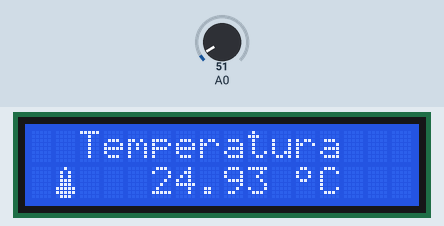
Bench run of a sketch on a simulated Arduino Uno, built with avr-gcc and run on an emulated ATmega328P. On the bench: 16×2 character LCD. The test bench sets the inputs (shaded band); at power-on: A0 = 51. What the sketch prints to the serial monitor is not drawn.

Above: at 1.2 s.
1.3 s: A0 set to 61
At 2.6 s:
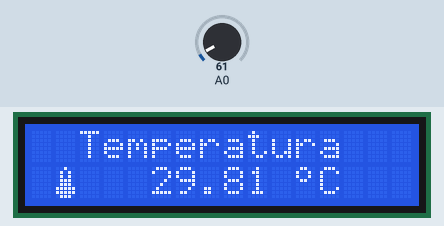
3.5 s: A0 set to 71
At 4.7 s:
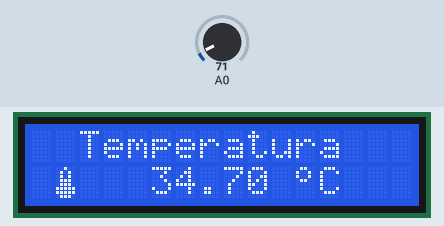
5.5 s: A0 set to 86
At 6.7 s:
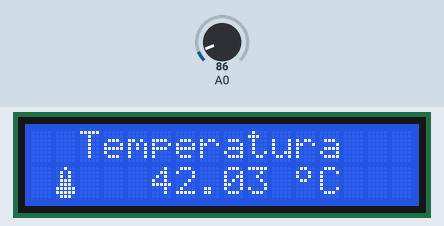
Timing chart, 0 to 8.5 s (numbered marks = the images above; inputs shaded):
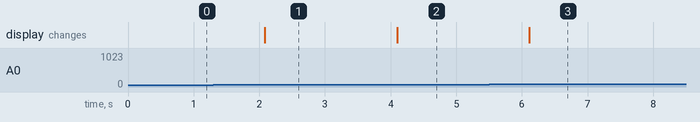

Measured:
- after the input at 1.3 s, the display: changes after 0.78 s (image 1)
- after the input at 3.5 s, the display: changes after 0.60 s (image 2)
- after the input at 5.5 s, the display: changes after 0.61 s (image 3)

The sketch:

Sensor_de_temperatura_com_lcd.ino
```cpp
// Lendo temperaturas com LM35DZ e Arduino

#include <LiquidCrystal.h>

LiquidCrystal lcd(8,9,10,11,12,13);

float temp;
int leitura;

//Desenho icone temperatura.
char tmp[8] = {
0b00100,
0b01010,
0b01010,
0b01110,
0b01110,
0b11111,
0b11111,
0b01110 };

// Desenho icone de Graus .
char cel[8] = {
0b01100,
0b10010,
0b10010,
0b01100,
0b00000,
0b00000,
0b00000,
0b00000 };

void setup(){

  lcd.begin(16,2);

  lcd.createChar(1,(uint8_t*)tmp); //Cria icone da teperatura
  lcd.createChar(2,(uint8_t*)cel);  // cria icone do Graus

  Serial.begin(9600);
}


void loop(){

   temp=analogRead(A0);

   Serial.println(temp);

  temp=temp*0.488758553;

  Serial.println(temp);

  lcd.clear();

  // Escreve a palavra Temperatura
  lcd.setCursor(2,0);
  lcd.print("Temperatura");

  //Escreve o icone de termometro
  lcd.setCursor(1,1);
  lcd.write(1);

  // Escreve o valor de temperatura lido
  lcd.setCursor(5,1);
  lcd.print(temp);

  // Escreve o simbolo de graus
  lcd.setCursor(11,1);
  lcd.write(2);

  // Escreve a letra C
  lcd.setCursor(12,1);
  lcd.print("C");


  delay(1000);


}
```
